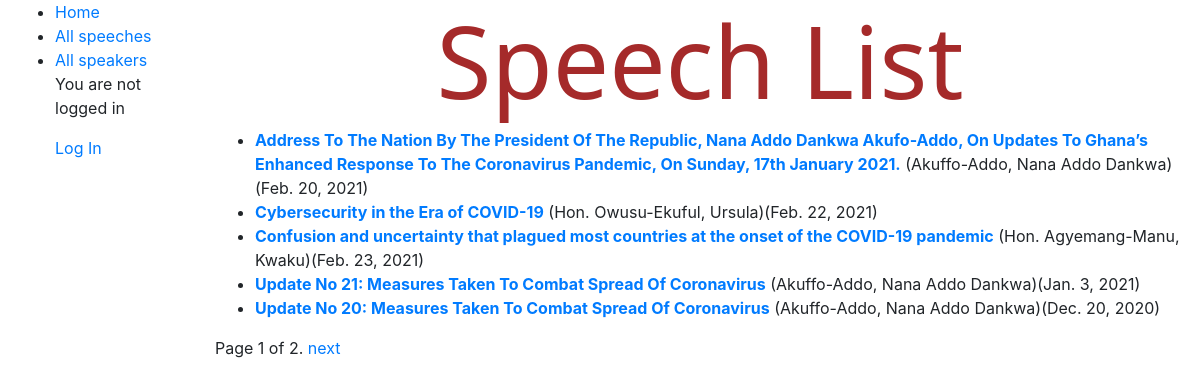
/log/speeches/, run on the app's committed database.
### log/models.py (models this page shows, shortened)
class Speech(models.Model):
    title = models.CharField(max_length=200)
    speaker = models.ForeignKey('Speaker', on_delete=models.SET_NULL, null=True)
    summary = models.TextField(max_length=None, help_text='Enter speech here')
    date = models.DateField(null=True, blank=True)
    def get_absolute_url(self):
        return reverse('speech-detail', args=[str(self.id)])

class Speaker(models.Model):
    first_name = models.CharField(max_length=100)
    last_name = models.CharField(max_length=100)
    biography = models.TextField(null=True, blank=True, max_length=2000, help_text='Enter biography here')
    class Meta:
        ordering = ['last_name', 'first_name']
    def __str__(self):
        return f'{self.last_name}, {self.first_name}'

### log/views.py (the view)
# urls.py: path('speeches/', views.SpeechListView.as_view(), name='speeches'),
class SpeechListView(generic.ListView):
    model = Speech
    paginate_by = 5

### log/templates/log/speech_list.html
{% extends "base_generic.html" %}
{% block content %}
{% load static %}
<link rel="stylesheet" href="{% static 'log/styles.css' %}">
  <h1 style="color: brown;">Speech List</h1>
  {% if speech_list %}
  <ul>
    {% for speech in speech_list %}
      <li>
        <a href="{{ speech.get_absolute_url }}"><strong>{{ speech.title}}</strong></a> ({{speech.speaker}})({{ speech.date }})
      </li>
    {% endfor %}
  </ul>
  {% else %}
    <p>There are no speeches available.</p>
  {% endif %}
{% endblock %}

### log/templates/base_generic.html (shortened to what this page needs)
<!DOCTYPE html>
<html lang="en">
<head>
  <link rel="stylesheet" href="https://cdn.jsdelivr.net/npm/bootstrap@4.5.3/dist/css/bootstrap.min.css">
  {% load static %}
  <link rel="stylesheet" href="{% static 'css/styles.css' %}">
</head>
<body>
  <div class="container-fluid">
    <div class="row">
      <div class="col-sm-2">
      {% block sidebar %}
        <ul class="sidebar-nav">
          <li><a href="{% url 'index' %}">Home</a></li>
          <li><a href="{% url 'speeches' %}">All speeches</a></li>
          <li><a href="{% url 'speakers' %}">All speakers</a></li>
          {% if user.is_authenticated %}
  Hi {{ user.username }}!
  <p><a href="{% url 'login' %}">Log Out</a></p>
{% else %}
  <p>You are not logged in</p>
  <a href="{% url 'login' %}">Log In</a>
{% endif %}
        </ul>
     {% endblock %}
      </div>
      <div class="col-sm-10 ">{% block content %}{% endblock %}{% block pagination %}
        {% if is_paginated %}
            <div class="pagination">
                <span class="page-links">
                    <span class="page-current">
                        Page {{ page_obj.number }} of {{ page_obj.paginator.num_pages }}.
                    </span>
                    {% if page_obj.has_next %}
                        <a href="{{ request.path }}?page={{ page_obj.next_page_number }}">next</a>
                    {% endif %}
                </span>
            </div>
        {% endif %}
      {% endblock %}</div>
    </div>
  </div>
</body>
</html>

### log/static/log/styles.css (style rules this page uses)
h1 { font-family:'Segoe UI', Tahoma, Geneva, Verdana, sans-serif; font-size:100px; text-align:center }
body { background: white url("images/background.jpg") no-repeat; background-size: cover; }

### data on the page
Speech: title "Address To The Nation By The President Of The Republic, Nana Addo Dankwa Akufo-Addo, On Updates To Ghana’s Enhanced Response To The Coronavirus Pandemic, On Sunday, 17th January 2021.", speaker "Akuffo-Addo, Nana Addo Dankwa", date "Feb. 20, 2021"
Speech: title "Cybersecurity in the Era of COVID-19", speaker "Hon. Owusu-Ekuful, Ursula", date "Feb. 22, 2021"
Speech: title "Confusion and uncertainty that plagued most countries at the onset of the COVID-19 pandemic", speaker "Hon. Agyemang-Manu, Kwaku", date "Feb. 23, 2021"
Speech: title "Update No 21: Measures Taken To Combat Spread Of Coronavirus", speaker "Akuffo-Addo, Nana Addo Dankwa", date "Jan. 3, 2021"
Speech: title "Update No 20: Measures Taken To Combat Spread Of Coronavirus", speaker "Akuffo-Addo, Nana Addo Dankwa", date "Dec. 20, 2020"

### other printed values
{{ page_obj.number }} "1"
{{ page_obj.paginator.num_pages }} "2"
